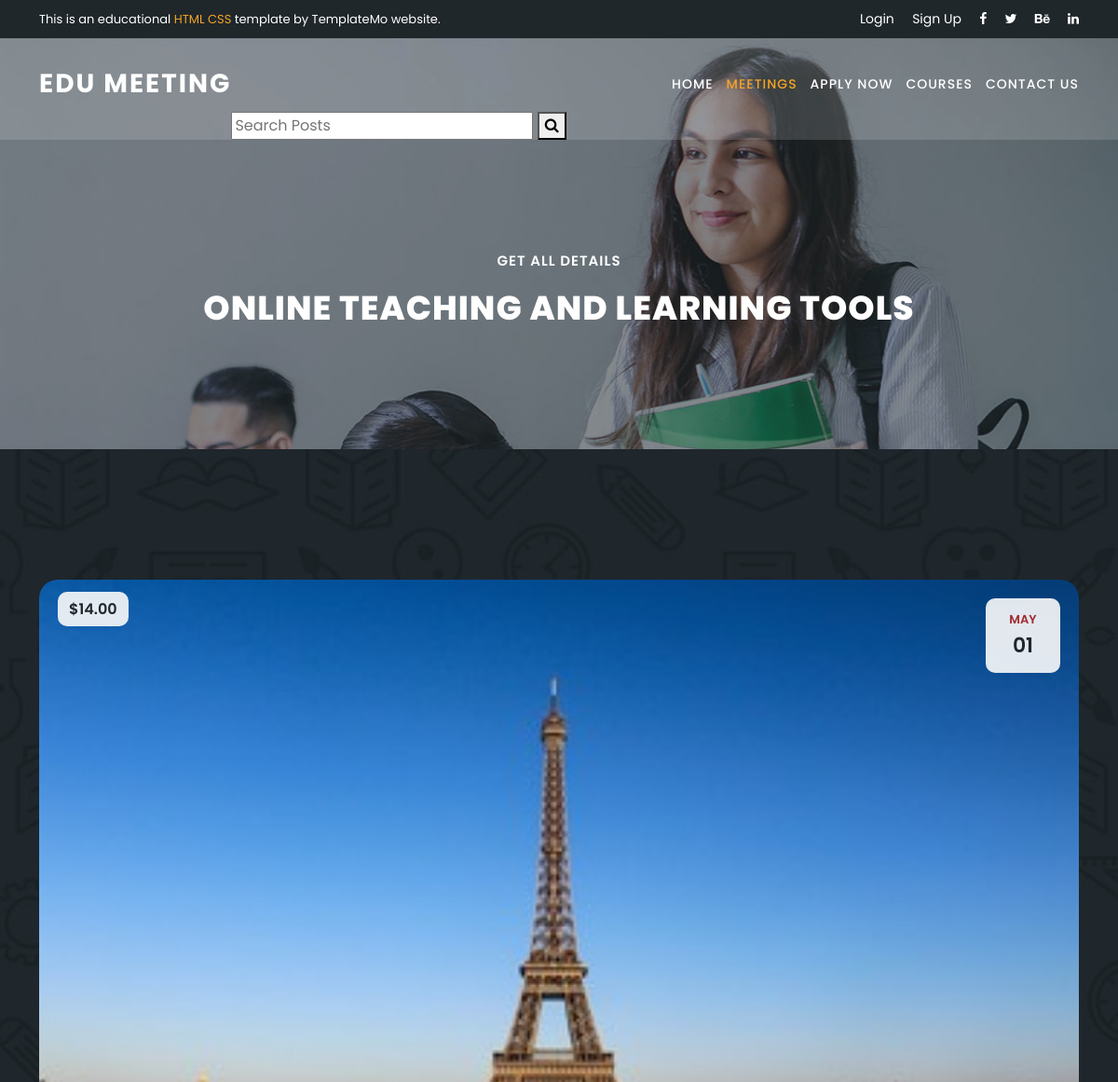
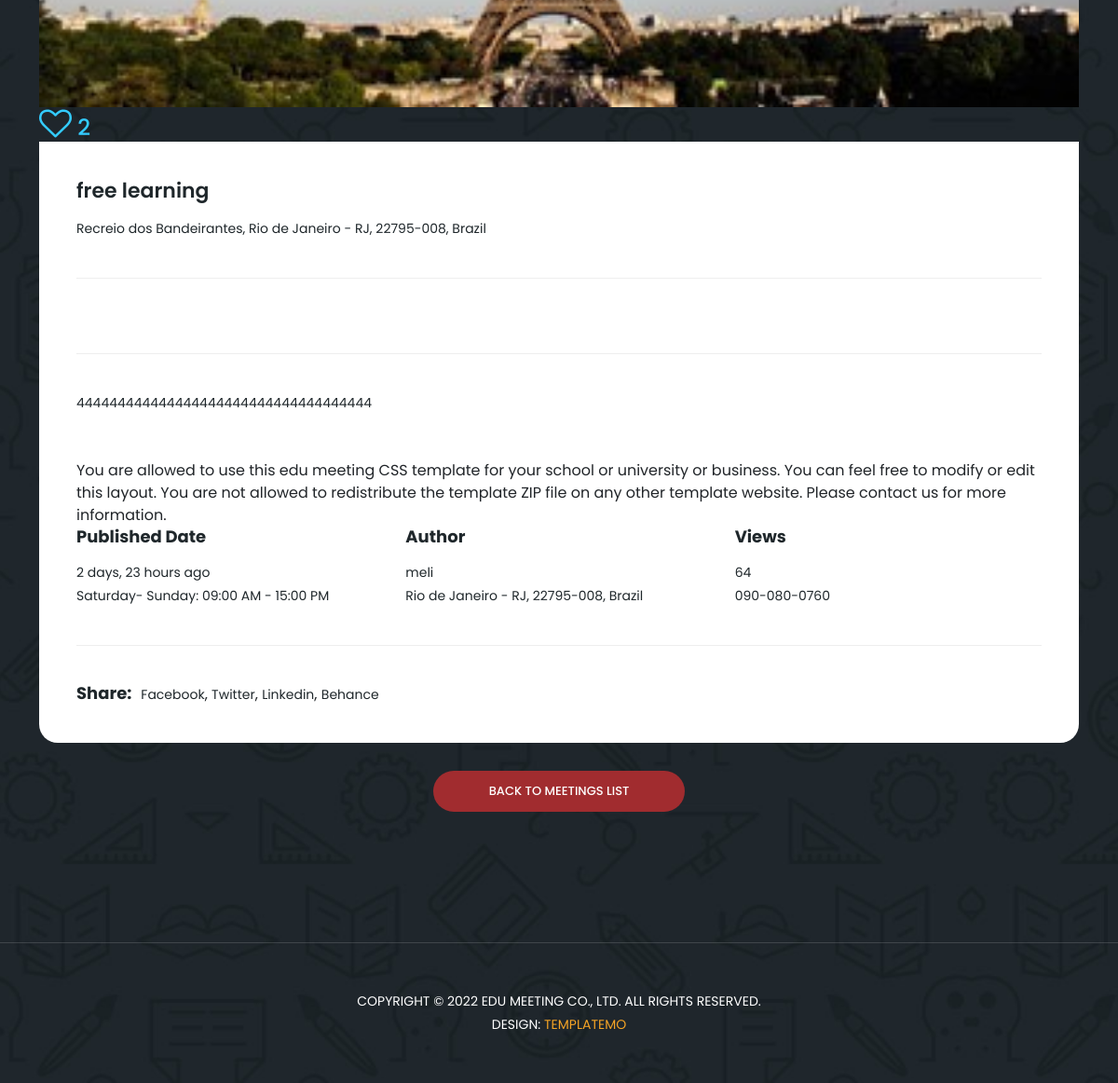
The app's page /blog/4 with its own data (2 pictures, top to bottom).
### blog/models.py (models this page shows, shortened)
class Post(models.Model):
    image = models.ImageField(upload_to='blog/', default='blog/default.jpg')
    tags = TaggableManager(blank=True)
    category = models.ManyToManyField(Category)
    author = models.ForeignKey(User, on_delete=models.SET_NULL, null=True)
    title = models.CharField(max_length=255)
    content = models.TextField()
    counted_view = models.IntegerField(default=0)
    status = models.BooleanField(default=False)
    created_date = models.DateTimeField(auto_now_add=True)
    updated_date = models.DateTimeField(auto_now=True)
    published_date = models.DateTimeField(null=True)
    like = models.IntegerField(default=0)
    dislike = models.IntegerField(default=0)
    class Meta:
        ordering = ["-created_date"]

### blog/views.py (the view)
# urls.py: path("<int:pid>", single_blog, name='single'),
def single_blog(request, pid):
    posts = Post.objects.filter(
        published_date__lte=timezone.now(), status=1)
    post = get_object_or_404(posts, pk=pid)
    post.counted_view += 1
    post.save()
    nex = False
    next = 404
    prev_post = 404
    next_post = 404
    for i, po in enumerate(posts):
        if nex:
            next = po.id
            break
        if po.id == post.id:
            if i == 0:
                prev = 404
            if i != 0:
                prev = temp
            nex = True
        temp = po.id
    if next != 404:
        next_post = get_object_or_404(posts, pk=next)
    if prev != 404:
        prev_post = get_object_or_404(posts, pk=prev)
    context = {"post": post, 'posts': posts,
               "next": next_post, "prev": prev_post}
    return render(request, "blog/single.html", context)

### templates/blog/single.html (shortened to what this page needs)
{% load static %}
{% load humanize %}
<!DOCTYPE html>
<html lang="en">
<head>
  <link href="{% static 'vendor/bootstrap/css/bootstrap.min.css' %}" rel="stylesheet">
  <link rel="stylesheet" href="{% static 'assets/css/fontawesome.css' %}">
  <link rel="stylesheet" href="{% static 'assets/css/templatemo-edu-meeting.css' %}">
  <link rel="stylesheet" href="{% static 'assets/css/owl.css' %}">
  <link rel="stylesheet" href="{% static 'assets/css/lightbox.css' %}">
</head>
<body>
  <div class="sub-header">
    <div class="container">
      <div class="row">
        <div class="col-lg-8 col-sm-8">
          <div class="left-content">
            <p>This is an educational <em>HTML CSS</em> template by TemplateMo website.</p>
          </div>
        </div>
        <div class="col-lg-4 col-sm-4">
          <div class="right-icons">
            <ul>
              {% if request.user.is_authenticated %}
              <li><a href="#">Login as :{{request.user.username}}</a></li>
              <li><a href="{% url 'accounts:logout' %}">Logout</a></li>
              {% else%}
              <li><a href="{% url 'accounts:login' %}">Login</a></li>
              <li><a href="{% url 'accounts:signup' %}">Sign Up</a></li>
              {% endif %}
              <li><a href="#"><i class="fa fa-facebook"></i></a></li>
              <li><a href="#"><i class="fa fa-twitter"></i></a></li>
              <li><a href="#"><i class="fa fa-behance"></i></a></li>
              <li><a href="#"><i class="fa fa-linkedin"></i></a></li>
            </ul>
          </div>
        </div>
      </div>
    </div>
  </div>
  <header class="header-area header-sticky">
    <div class="container">
      <div class="row">
        <div class="col-12">
          <nav class="main-nav">
            <a class="logo">
              Edu Meeting
            </a>
            <ul class="nav">
              <li><a href="{% url 'mysite:index'%}">Home</a></li>
              <li><a href="{% url 'blog:index'%}" class="active">Meetings</a></li>
              <li><a href="{% url 'mysite:index'%}">Apply Now</a></li>
              <li><a href="index.html">Courses</a></li>
              <li><a href="index.html">Contact Us</a></li>
            </ul>
          </nav>
          {% include 'blog/blog-search.html'%}
        </div>
      </div>
    </div>
  </header>
  <section class="heading-page header-text" id="top">
    <div class="container">
      <div class="row">
        <div class="col-lg-12">
          <h6>Get all details</h6>
          <h2>Online Teaching and Learning Tools</h2>
        </div>
      </div>
    </div>
  </section>
  <section class="meetings-page" id="meetings">
    <div class="container">
      <div class="row">
        <div class="col-lg-12">
          <div class="row">
            <div class="col-lg-12">
              <div class="meeting-single-item">
                <div class="thumb">
                  <div class="price">
                    <span>$14.00</span>
                  </div>
                  <div class="date">
                    <h6>{{post.published_date|date:'M'}} <span>{{post.published_date|date:'d'}}</span></h6>
                  </div>
                  <a href="meeting-details.html"><img src="{{post.image.url}}" alt=""></a>
                </div>
                <a href="{% url 'blog:like' post.id %}">
                  <h4><i style="font-size:35px" class="fa">&#xf08a;</i> {{post.like}}</h4>
                </a>
                <div class="down-content">
                  <a href="meeting-details.html">
                    <h4>{{post.title}}</h4>
                  </a>
                  <p>Recreio dos Bandeirantes, Rio de Janeiro - RJ, 22795-008, Brazil</p>
                  <p class="description">
                    {{post.content|safe}}
                    <br><br>You are allowed to use this edu meeting CSS template for your school or university or
                    business. You can feel free to modify or edit this layout. You are not allowed to redistribute the
                    template ZIP file on any other template website. Please contact us for more information.
                  </p>
                  <div class="row">
                    <div class="col-lg-4">
                      <div class="hours">
                        <h5>Published Date</h5>
                        <p>{{post.published_date|naturaltime}}<br>Saturday- Sunday: 09:00 AM - 15:00 PM</p>
                      </div>
                    </div>
                    <div class="col-lg-4">
                      <div class="location">
                        <h5>Author</h5>
                        <p>{{post.author}}
                          <br>Rio de Janeiro - RJ, 22795-008, Brazil
                        </p>
                      </div>
                    </div>
                    <div class="col-lg-4">
                      <div class="book now">
                        <h5>Views</h5>
                        <p>{{post.counted_view}}<br>090-080-0760</p>
                      </div>
                    </div>
                    <div class="col-lg-12">
                      <div class="share">
                        <h5>Share:</h5>
                        <ul>
                          <li><a href="#">Facebook</a>,</li>
                          <li><a href="#">Twitter</a>,</li>
                          <li><a href="#">Linkedin</a>,</li>
                          <li><a href="#">Behance</a></li>
                        </ul>
                      </div>
                    </div>
                  </div>
                </div>
              </div>
            </div>
            <div class="col-lg-12">
              <div class="main-button-red">
                <a href="{% url 'blog:index' %}">Back To Meetings List</a>
              </div>
            </div>
          </div>
        </div>
      </div>
    </div>
    <div class="footer">
      <p>Copyright © 2022 Edu Meeting Co., Ltd. All Rights Reserved.
        <br>Design: <a href="https://templatemo.com" target="_parent" title="free css templates">TemplateMo</a>
      </p>
    </div>
</body>
</body>
</html>

### records on screen
Post: published_date "MAY", published_date "01", image (placeholder picture), like "2", title "free learning", content "444444444444444444444444444444444444", published_date "2 days, 23 hours ago", author "meli", counted_view "64"
